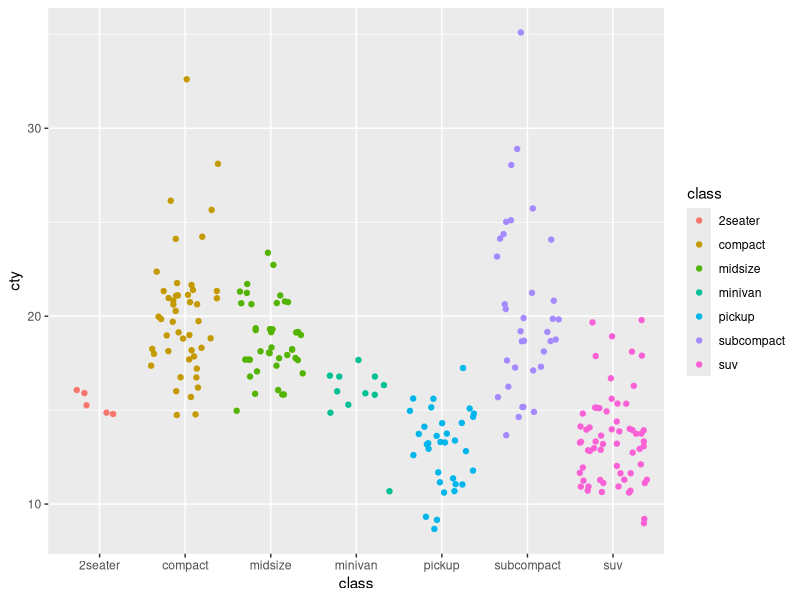

Write R code to recreate this figure.
## ---- chunk 1
knitr::opts_chunk$set(echo = TRUE)
library(tidyverse)
## ---- chunk 2
ggplot(data = mpg, aes(x = class, y = cty)) +
	geom_jitter(aes(color = class))
